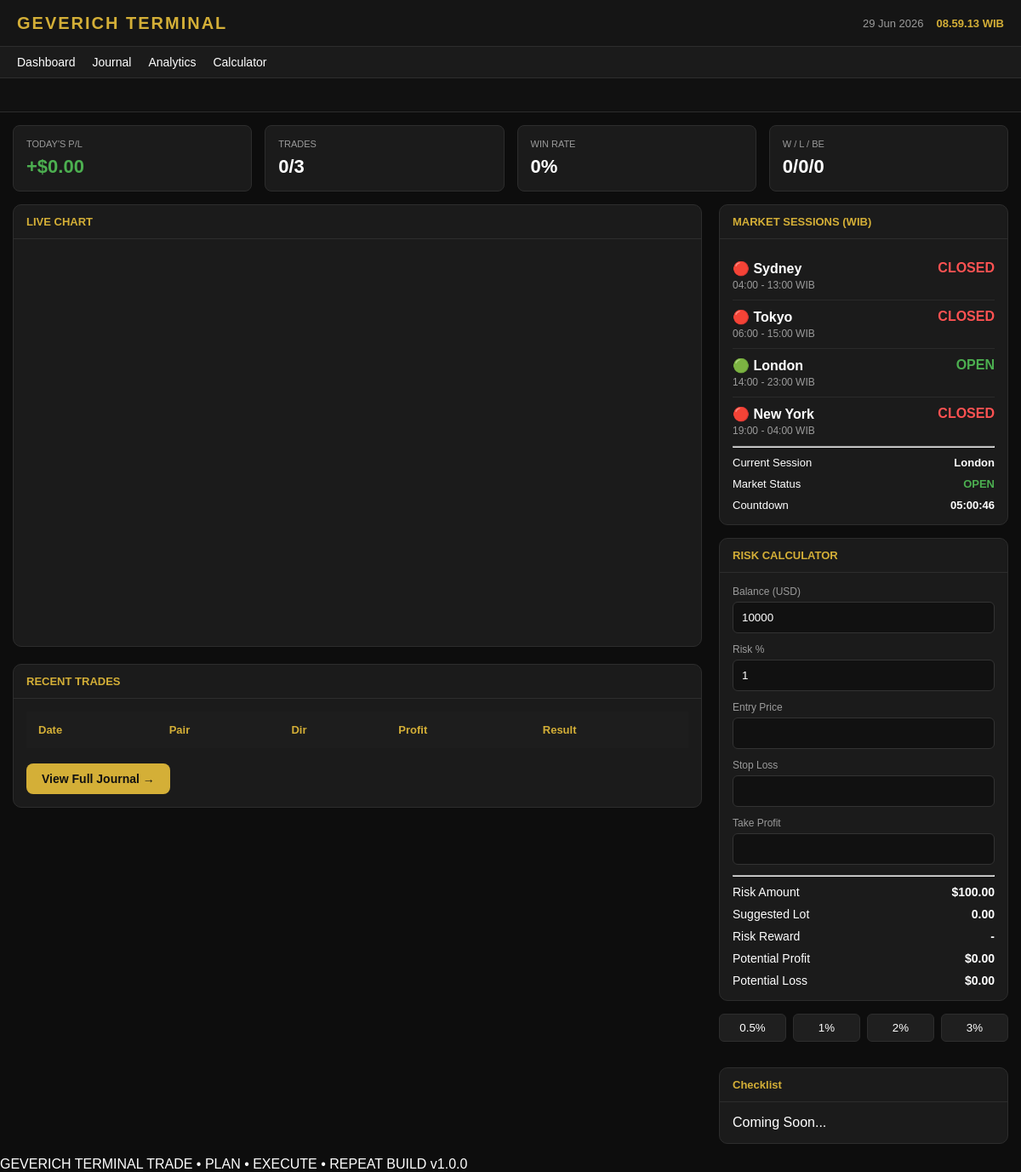
Before: / with the older database file.
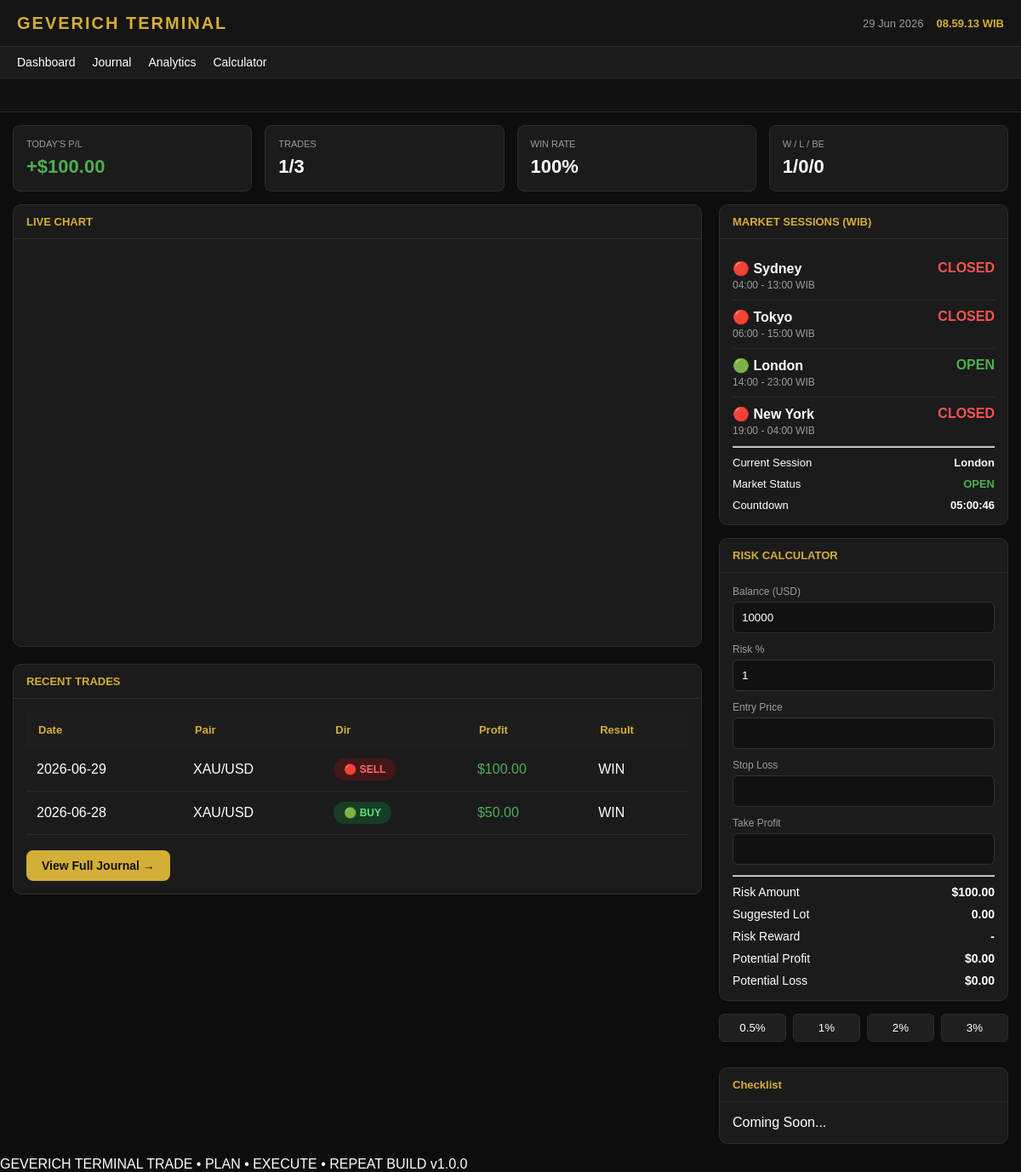
After: the same page with the newer database file.
### tables this page shows
CREATE TABLE trades (

id INTEGER PRIMARY KEY AUTOINCREMENT,

tanggal TEXT NOT NULL,

pair TEXT NOT NULL,

direction TEXT NOT NULL,

entry_price REAL NOT NULL,

sl REAL,

tp REAL,

exit_price REAL,

lot REAL,

profit_usd REAL DEFAULT 0,

hasil TEXT,

emotion TEXT,

note TEXT,

created_at DATETIME DEFAULT CURRENT_TIMESTAMP

);

### pages/dashboard.php (called while the page is built)
<?php require 'components/market-ticker.php'; ?>
<?php require 'components/dashboard-stats.php'; ?>
<?php require 'components/chart.php'; ?>

### components/chart.php (the view)
<div class="dashboard-layout">
    <div class="dashboard-left">
        <section class="chart-card">
            <div class="panel-title">
                LIVE CHART
            </div>
            <div class="chart-body">
                <div id="tv_chart"></div>
            </div>
        </section>
        <section class="card journal-preview">
            <div class="panel-title">
                RECENT TRADES
            </div>
    <div class="panel-content">
        <?php
        $db = getDB();
        $trades = $db->query("
        SELECT *
        FROM trades
        ORDER BY id DESC
        LIMIT 5
        ")->fetchAll();
        ?>
        <table class="trade-table">
            <thead>
                <tr>
                    <th>Date</th>
                    <th>Pair</th>
                    <th>Dir</th>
                    <th>Profit</th>
                    <th>Result</th>
                </tr>
            </thead>
            <tbody>
            <?php foreach($trades as $trade): ?>
            <tr>
                <td><?= $trade['tanggal'] ?></td>
                <td><?= $trade['pair'] ?></td>
<td>
<?php if($trade['direction']=="BUY"): ?>
<span class="badge badge-buy">
🟢 BUY
</span>
<?php else: ?>
<span class="badge badge-sell">
🔴 SELL
</span>
<?php endif; ?>
</td>
 <td>
<?php
$profit=(float)$trade['profit_usd'];
?>
<span style="color:<?= $profit>=0 ? '#4caf50' : '#ff5252' ?>">
$<?= number_format($profit,2) ?>
</span>
</td>
                <td><?= $trade['hasil'] ?></td>
            </tr>
            <?php endforeach; ?>
            </tbody>
        </table>
        <br>
        <a href="?page=journal" class="btn btn-primary">
            View Full Journal →
        </a>
    </div>
</section>
    </div>
    <aside class="sidebar">
        <?php require __DIR__.'/sessions.php'; ?>
        <?php require __DIR__.'/risk-calculator.php'; ?>
        <?php require __DIR__.'/checklist.php'; ?>
    </aside>
</div>

### components/dashboard-stats.php
<?php
$db = getDB();
$today = date('Y-m-d');
$stmt = $db->prepare("
SELECT
COUNT(*) total,
SUM(CASE WHEN hasil='WIN' THEN 1 ELSE 0 END) wins,
SUM(CASE WHEN hasil='LOSS' THEN 1 ELSE 0 END) losses,
SUM(CASE WHEN hasil='BE' THEN 1 ELSE 0 END) bes,
COALESCE(SUM(profit_usd),0) pnl
FROM trades
WHERE DATE(tanggal)=?
");
$stmt->execute([$today]);
$stats = $stmt->fetch(PDO::FETCH_ASSOC);
$totalTrades = $stats['total'] ?? 0;
$wins = $stats['wins'] ?? 0;
$losses = $stats['losses'] ?? 0;
$bes = $stats['bes'] ?? 0;
$pnl = $stats['pnl'] ?? 0;
$winRate = $totalTrades > 0
? round(($wins / $totalTrades) * 100)
: 0;
?>
<div class="dashboard-stats">
    <div class="stat-card">
        <div class="stat-title">Today's P/L</div>
        <div class="stat-value <?= $pnl >= 0 ? 'profit' : 'loss' ?>">
            <?= $pnl >= 0 ? '+' : '' ?>$<?= number_format($pnl,2) ?>
        </div>
    </div>
    <div class="stat-card">
        <div class="stat-title">Trades</div>
        <div class="stat-value">
            <?= $totalTrades ?>/3
        </div>
    </div>
    <div class="stat-card">
        <div class="stat-title">Win Rate</div>
        <div class="stat-value">
            <?= $winRate ?>%
        </div>
    </div>
    <div class="stat-card">
        <div class="stat-title">W / L / BE</div>
        <div class="stat-value">
            <?= $wins ?>/<?= $losses ?>/<?= $bes ?>
        </div>
    </div>
</div>

### components/sessions.php (shortened to what the changed rows need)
<?php
$day = date("N");
$isWeekend = ($day >= 6);
$sessions = [
    [
        "name" => "Sydney",
        "start" => "04:00",
        "end" => "13:00"
    ],
    [
        "name" => "Tokyo",
        "start" => "06:00",
        "end" => "15:00"
    ],
    [
        "name" => "London",
        "start" => "14:00",
        "end" => "23:00"
    ],
    [
        "name" => "New York",
        "start" => "19:00",
        "end" => "04:00"
    ]
];
function isOpen($start,$end){
    $now = strtotime(date("H:i"));
    $s = strtotime($start);
    $e = strtotime($end);
    if($e < $s){
        return ($now >= $s || $now < $e);
    }
    return ($now >= $s && $now < $e);
}
$current="None";
?>
<div class="card">
<div class="panel-title">
MARKET SESSIONS (WIB)
</div>
<div class="panel-content">
<?php foreach($sessions as $s):
$status="CLOSED";
$class="session-close";
$icon="🔴";
if($isWeekend){
    $status="WEEKEND";
    $class="session-weekend";
    $icon="⚫";
}else{
    if(isOpen($s['start'],$s['end'])){
        $status="OPEN";
        $class="session-open";
        $icon="🟢";
        if($current=="None"){
            $current=$s['name'];
        }
    }
}
?>
<div class="session-row">
<div>
<?= $icon ?>
<strong><?= $s['name'] ?></strong>
<div class="session-time">
<?= $s['start'] ?> - <?= $s['end'] ?> WIB
</div>
</div>
<div class="<?= $class ?>">
<?= $status ?>
</div>
</div>
<?php endforeach;?>
<hr>
<div class="session-footer">
<div>
Current Session
</div>
<strong>
<?= $current ?>
</strong>
</div>
<div class="session-footer">
<div>
Market Status
</div>
<strong class="<?= $isWeekend?'session-weekend':'session-open' ?>">
<?= $isWeekend?'CLOSED':'OPEN' ?>
</strong>
</div>
<div class="session-footer">
<div>
Countdown
</div>
<strong id="countdown">
</strong>
</div>
</div>
</div>

Changed rows visible on the page:
added trades: tanggal "2026-06-29", pair "XAU/USD", direction "🔴 SELL", profit_usd "100.00", hasil "WIN"
added trades: tanggal "2026-06-28", pair "XAU/USD", direction "🟢 BUY", profit_usd "50.00", hasil "WIN"
Other visible differences:
$pnl: "0.00" → "100.00"
$totalTrades: "0" → "1"
$winRate: "0" → "100"
$wins: "0" → "1"
